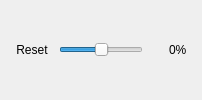
         <widget class="QWidget" name="pageContrast">
          <layout class="QHBoxLayout" name="horizontalLayoutcontrast">
           <property name="topMargin">
            <number>2</number>
           </property>
           <property name="bottomMargin">
            <number>2</number>
           </property>
           <item>
            <widget class="QToolButton" name="contrastReset">
             <property name="toolTip">
              <string>Reset contrast</string>
             </property>
             <property name="styleSheet">
              <string notr="true">QToolButton {
border:0px
}</string>
             </property>
             <property name="text">
              <string>Reset</string>
             </property>
             <property name="icon">
              <iconset resource="../icons.qrc">
               <normaloff>:/glmixer/icons/view-refresh.png</normaloff>:/glmixer/icons/view-refresh.png</iconset>
             </property>
             <property name="iconSize">
              <size>
               <width>16</width>
               <height>16</height>
              </size>
             </property>
            </widget>
           </item>
           <item>
            <widget class="QSlider" name="contrastSlider">
             <property name="toolTip">
              <string>Adjust contrast</string>
             </property>
             <property name="minimum">
              <number>-100</number>
             </property>
             <property name="maximum">
              <number>100</number>
             </property>
             <property name="orientation">
              <enum>Qt::Horizontal</enum>
             </property>
            </widget>
           </item>
           <item>
            <widget class="QSpinBox" name="contrastBox">
             <property name="toolTip">
              <string>Adjust contrast</string>
             </property>
             <property name="styleSheet">
              <string notr="true">QSpinBox {
	Background-color: transparent;
     border-color: transparent;
     border-width: 1px;
	border-style: solid;
    border-radius:5px;
}

QSpinBox:hover{
	Background-color: palette(Light);
     border-color: palette(Dark);
}</string>
             </property>
             <property name="frame">
              <bool>true</bool>
             </property>
             <property name="alignment">
              <set>Qt::AlignRight|Qt::AlignTrailing|Qt::AlignVCenter</set>
             </property>
             <property name="buttonSymbols">
              <enum>QAbstractSpinBox::NoButtons</enum>
             </property>
             <property name="correctionMode">
              <enum>QAbstractSpinBox::CorrectToNearestValue</enum>
             </property>
             <property name="keyboardTracking">
              <bool>false</bool>
             </property>
             <property name="suffix">
              <string>%</string>
             </property>
             <property name="minimum">
              <number>-100</number>
             </property>
             <property name="maximum">
              <number>100</number>
             </property>
            </widget>
           </item>
          </layout>
         </widget>
